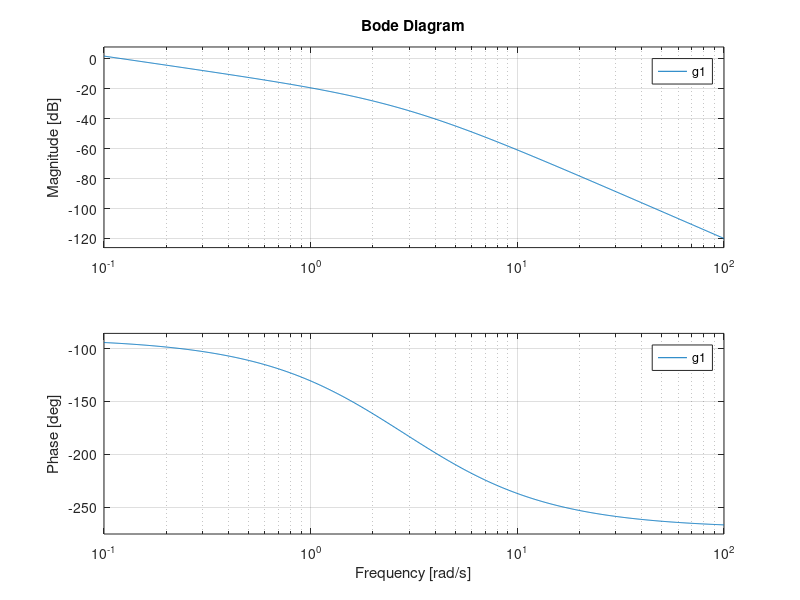
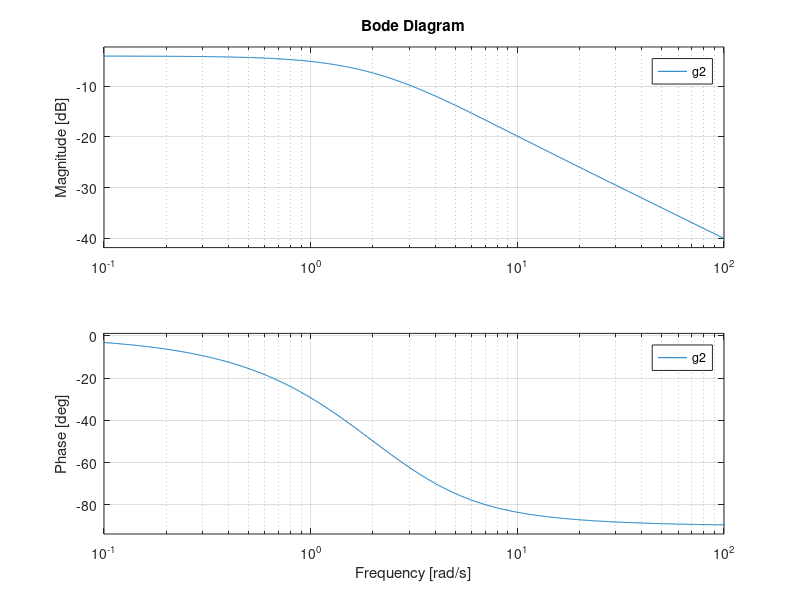
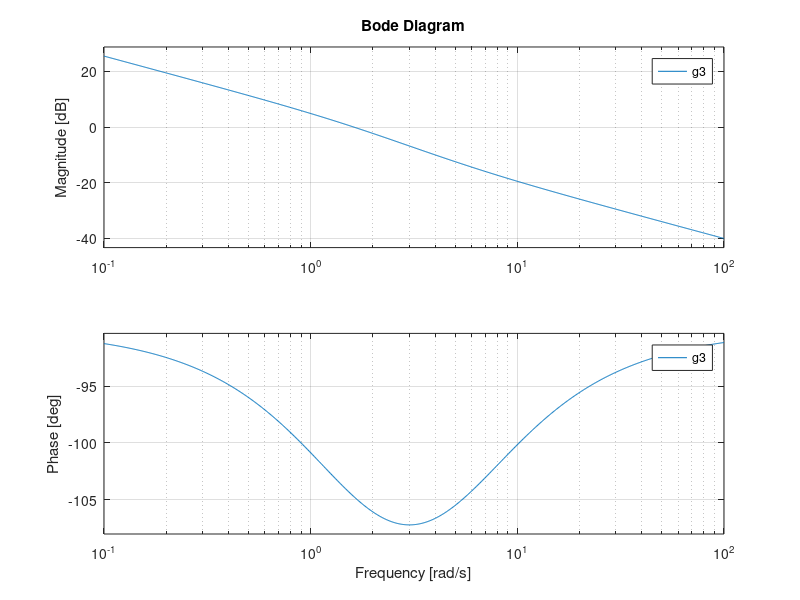
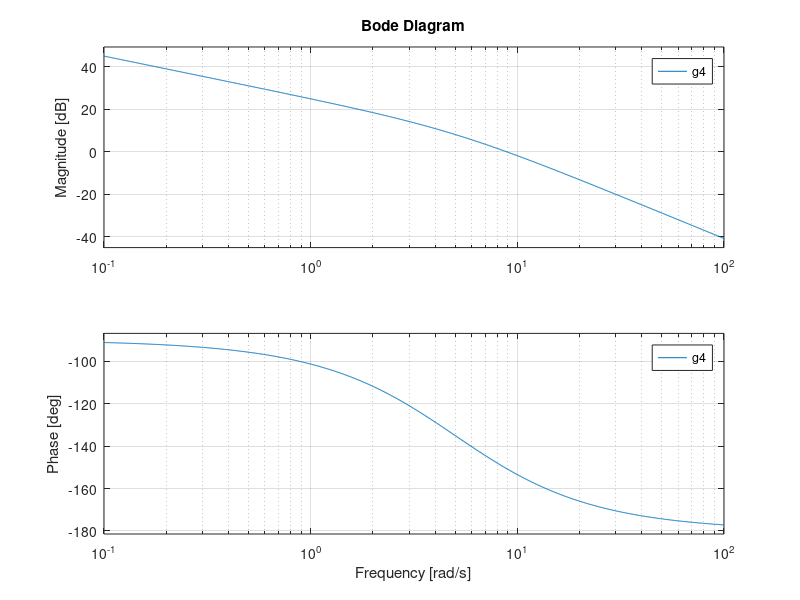

The MATLAB source for these figures, in order:
g1= tf([1],[conv([conv([1 2],[1 4])], [1 0])])
bode(g1)
figure
g2=tf([1 5],[conv([1 2],[1 4])])
bode(g2)
figure
g3=tf([conv([1 3],[1 5])],[conv([conv([1 2],[1 4])], [1 0])])
bode(g3)
figure
g4=tf([90],[1 5 0])
bode(g4)
figure
g5=tf(63.8*[1 1],[conv([1 8],[1 8])])
bode(g5)